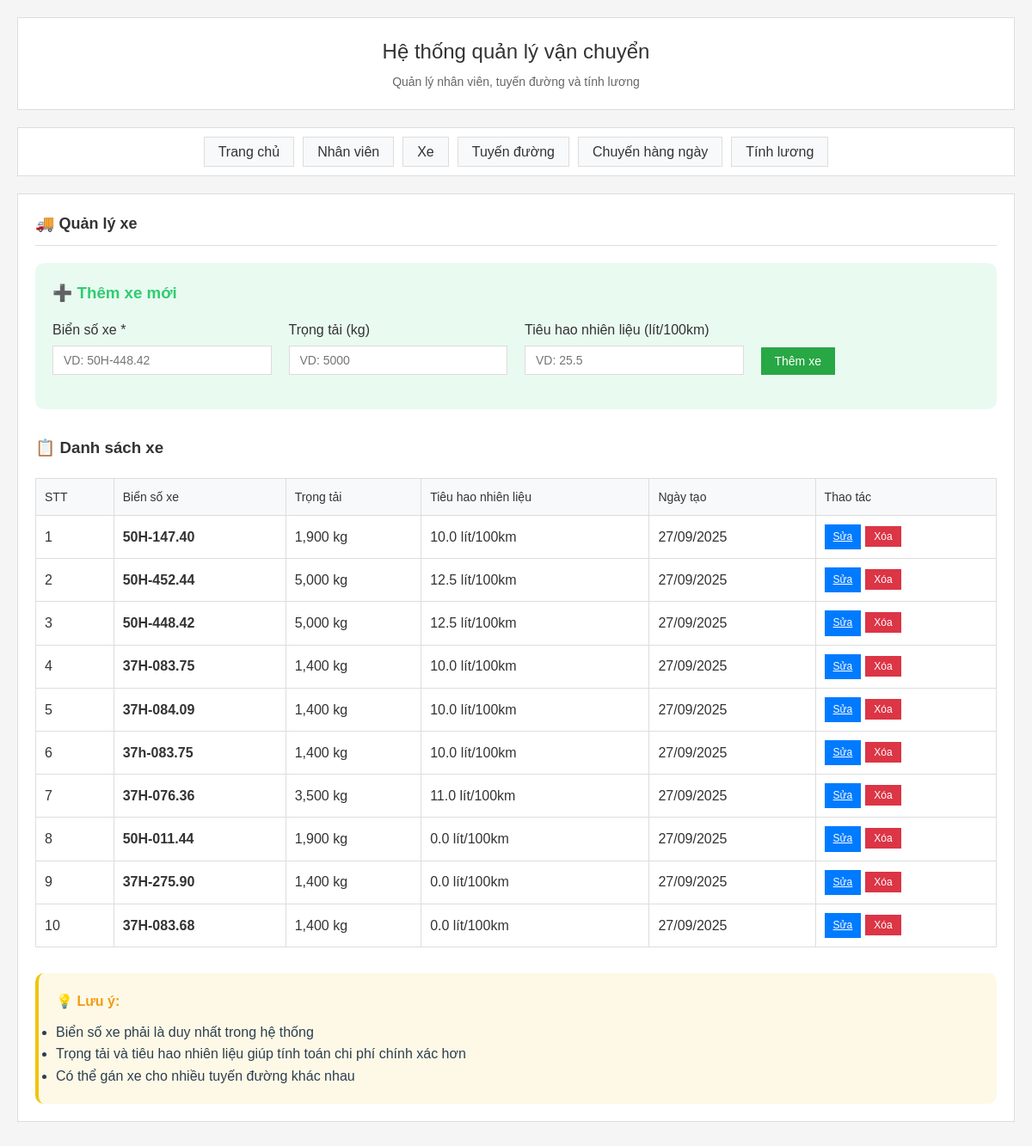
Page /vehicles on the committed database.
### main.py (models this page shows)
class Vehicle(Base):
    __tablename__ = "vehicles"
    id = Column(Integer, primary_key=True, index=True)
    license_plate = Column(String, unique=True, nullable=False)
    capacity = Column(Float)  # Trọng tải
    fuel_consumption = Column(Float)  # Tiêu hao nhiên liệu
    status = Column(Integer, default=1)  # 1: Active, 0: Inactive
    created_at = Column(DateTime, default=datetime.utcnow)
    routes = relationship("Route", back_populates="vehicle")

### main.py (the view)
@app.get("/vehicles", response_class=HTMLResponse)
async def vehicles_page(request: Request, db: Session = Depends(get_db)):
    vehicles = db.query(Vehicle).filter(Vehicle.status == 1).all()
    return templates.TemplateResponse("vehicles.html", {"request": request, "vehicles": vehicles})

### templates/vehicles.html (shortened to what this page needs)
{% extends "base.html" %}
{% block content %}
<h2>🚚 Quản lý xe</h2>
<div style="background: rgba(46, 204, 113, 0.1); padding: 20px; border-radius: 10px; margin-bottom: 30px;">
    <h3 style="color: #2ecc71; margin-bottom: 15px;">➕ Thêm xe mới</h3>
    <form method="post" action="/vehicles/add" style="display: grid; grid-template-columns: repeat(auto-fit, minmax(250px, 1fr)); gap: 20px;">
        <div class="form-group">
            <label for="license_plate">Biển số xe *</label>
            <input type="text" id="license_plate" name="license_plate" required placeholder="VD: 50H-448.42">
        </div>
        <div class="form-group">
            <label for="capacity">Trọng tải (kg)</label>
            <input type="number" id="capacity" name="capacity" step="100" placeholder="VD: 5000">
        </div>
        <div class="form-group">
            <label for="fuel_consumption">Tiêu hao nhiên liệu (lít/100km)</label>
            <input type="number" id="fuel_consumption" name="fuel_consumption" step="0.1" placeholder="VD: 25.5">
        </div>
        <div class="form-group" style="display: flex; align-items: end;">
            <button type="submit" class="btn btn-success">Thêm xe</button>
        </div>
    </form>
</div>
<h3>📋 Danh sách xe</h3>
{% if vehicles %}
<table class="table">
    <thead>
        <tr>
            <th>STT</th>
            <th>Biển số xe</th>
            <th>Trọng tải</th>
            <th>Tiêu hao nhiên liệu</th>
            <th>Ngày tạo</th>
            <th>Thao tác</th>
        </tr>
    </thead>
    <tbody>
        {% for vehicle in vehicles %}
        <tr>
            <td>{{ loop.index }}</td>
            <td><strong>{{ vehicle.license_plate }}</strong></td>
            <td>{{ "{:,.0f}".format(vehicle.capacity) }} kg</td>
            <td>{{ vehicle.fuel_consumption }} lít/100km</td>
            <td>{{ vehicle.created_at.strftime('%d/%m/%Y') }}</td>
            <td>
                <div style="display: flex; gap: 5px;">
                    <a href="/vehicles/edit/{{ vehicle.id }}" class="btn btn-sm btn-primary" style="padding: 5px 10px; font-size: 12px;">Sửa</a>
                    <form method="post" action="/vehicles/delete/{{ vehicle.id }}" style="display: inline;" onsubmit="return confirm('Bạn có chắc chắn muốn xóa xe này?')">
                        <button type="submit" class="btn btn-sm btn-danger" style="padding: 5px 10px; font-size: 12px;">Xóa</button>
                    </form>
                </div>
            </td>
        </tr>
        {% endfor %}
    </tbody>
</table>
{% else %}
<div style="text-align: center; padding: 40px; color: #7f8c8d;">
    <h3>🚚 Chưa có xe nào</h3>
    <p>Hãy thêm xe đầu tiên bằng form bên trên</p>
</div>
{% endif %}
<div style="margin-top: 30px; padding: 20px; background: rgba(241, 196, 15, 0.1); border-radius: 10px; border-left: 4px solid #f1c40f;">
    <h4 style="color: #f39c12; margin-bottom: 10px;">💡 Lưu ý:</h4>
    <ul style="color: #2c3e50; line-height: 1.6;">
        <li>Biển số xe phải là duy nhất trong hệ thống</li>
        <li>Trọng tải và tiêu hao nhiên liệu giúp tính toán chi phí chính xác hơn</li>
        <li>Có thể gán xe cho nhiều tuyến đường khác nhau</li>
    </ul>
</div>
{% endblock %}

### static/style.css (style rules this page uses)
* { margin: 0; padding: 0; box-sizing: border-box; }
body { font-family: Arial, sans-serif; background-color: #f5f5f5; color: #333; line-height: 1.6; }
.content h2 { color: #333; margin-bottom: 20px; font-size: 18px; border-bottom: 1px solid #ddd; padding-bottom: 10px; }
.form-group { margin-bottom: 20px; }
.form-group label { display: block; margin-bottom: 5px; font-weight: normal; color: #333; }
.form-group input, .form-group select { width: 100%; padding: 8px 12px; border: 1px solid #ddd; font-size: 14px; background: white; }
.btn { background: #007bff; color: white; padding: 8px 16px; border: none; font-size: 14px; cursor: pointer; transition: background-color 0.2s; }
.btn-success { background: #28a745; }
.btn-danger { background: #dc3545; }
.table { width: 100%; border-collapse: collapse; margin-top: 20px; background: white; border: 1px solid #ddd; }
.table th, .table td { padding: 10px; text-align: left; border-bottom: 1px solid #ddd; border-right: 1px solid #ddd; }
.table th { background: #f8f9fa; color: #333; font-weight: normal; font-size: 14px; }

### rows in the picture
Vehicle: license_plate "50H-147.40", capacity "1,900", fuel_consumption "10.0", created_at "27/09/2025"
Vehicle: license_plate "50H-452.44", capacity "5,000", fuel_consumption "12.5", created_at "27/09/2025"
Vehicle: license_plate "50H-448.42", capacity "5,000", fuel_consumption "12.5", created_at "27/09/2025"
Vehicle: license_plate "37H-083.75", capacity "1,400", fuel_consumption "10.0", created_at "27/09/2025"
Vehicle: license_plate "37H-084.09", capacity "1,400", fuel_consumption "10.0", created_at "27/09/2025"
Vehicle: license_plate "37h-083.75", capacity "1,400", fuel_consumption "10.0", created_at "27/09/2025"
Vehicle: license_plate "37H-076.36", capacity "3,500", fuel_consumption "11.0", created_at "27/09/2025"
Vehicle: license_plate "50H-011.44", capacity "1,900", fuel_consumption "0.0", created_at "27/09/2025"
Vehicle: license_plate "37H-275.90", capacity "1,400", fuel_consumption "0.0", created_at "27/09/2025"
Vehicle: license_plate "37H-083.68", capacity "1,400", fuel_consumption "0.0", created_at "27/09/2025"
